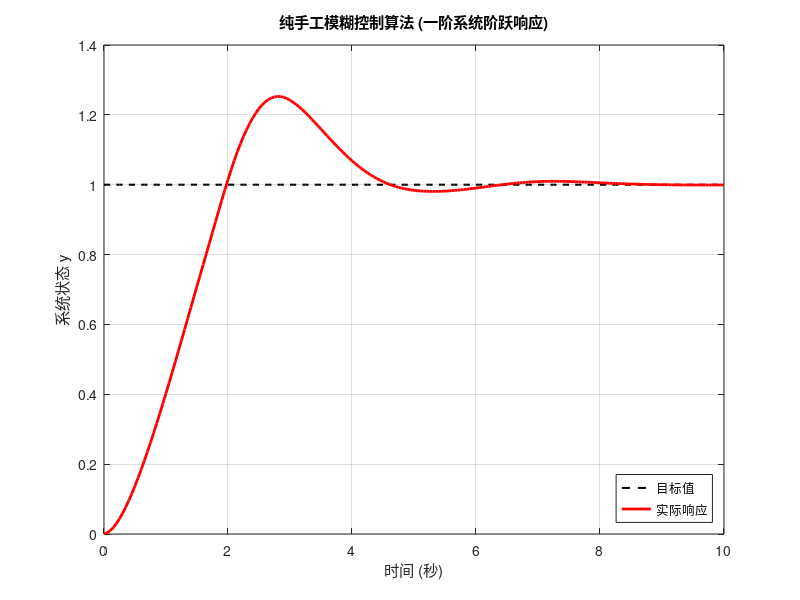

MATLAB code for this plot:
%% 纯手工打造：基础模糊控制算法揭秘 (控制一阶热水器)
clear; clc; close all;

%% 1. 基础物理系统设置
dt = 0.05; 
time = 0:dt:10; 
N = length(time);
y = zeros(1, N); % 实际水温
u = zeros(1, N); % 加热器输出功率
target = 1.0;    % 目标温度

% 缩放因子 (决定控制器的敏感度)
Ke = 2.0;   % 误差放大倍数
Kec = 1.0;  % 变化率放大倍数
Ku = 2.0;   % 输出火力放大倍数

%% 2. 核心控制循环
for k = 2:N
    % 获取当前的精确物理误差 (Crisp Inputs)
    e = target - y(k-1);
    ec = (e - (target - y(max(1, k-2)))) / dt;
    
    % 缩放并限制在 [-1, 1] 的模糊论域内
    E_fuz = max(-1, min(1, e * Ke));
    EC_fuz = max(-1, min(1, ec * Kec));
    
    % =========================================================
    % 【步骤一：模糊化 Fuzzification】
    % 把具体的数字翻译成 N(负), Z(零), P(正) 三个模糊集合的隶属度
    % 数学原理：使用 max(0, 1 - abs(输入值 - 中心点)) 来生成交叉的三角形
    % =========================================================
    % 1. 对误差 E 的感觉
    mu_E_N = max(0, 1 - abs(E_fuz - (-1))); % 觉得"太热(超温)"的程度
    mu_E_Z = max(0, 1 - abs(E_fuz - 0));    % 觉得"刚好"的程度
    mu_E_P = max(0, 1 - abs(E_fuz - 1));    % 觉得"太冷"的程度
    
    % 2. 对误差变化率 EC 的感觉
    mu_EC_N = max(0, 1 - abs(EC_fuz - (-1))); % 觉得"正在快速升温"的程度
    mu_EC_Z = max(0, 1 - abs(EC_fuz - 0));    % 觉得"温度没变"的程度
    mu_EC_P = max(0, 1 - abs(EC_fuz - 1));    % 觉得"正在降温"的程度
    
    % =========================================================
    % 【步骤二：模糊推理 Inference】
    % 查老司机经验表，并用 MIN 取小原则计算每条规则的"话语权 (权重 W)"
    % =========================================================
    num = 0; % 重心法的天平分子
    den = 0; % 重心法的天平分母 (总权重)
    
    % 规则 1: IF 太冷(E_P) AND 温度没变(EC_Z) THEN 输出加热(P = 1.0)
    w1 = min(mu_E_P, mu_EC_Z);
    num = num + w1 * 1.0;  den = den + w1;
    
    % 规则 2: IF 太冷(E_P) AND 正在快速升温(EC_N) THEN 输出保持(Z = 0) -> 提前防超调
    w2 = min(mu_E_P, mu_EC_N);
    num = num + w2 * 0;    den = den + w2;
    
    % 规则 3: IF 刚好(E_Z) AND 温度没变(EC_Z) THEN 输出保持(Z = 0) -> 稳态
    w3 = min(mu_E_Z, mu_EC_Z);
    num = num + w3 * 0;    den = den + w3;
    
    % 规则 4: IF 太热(E_N) AND 温度没变(EC_Z) THEN 输出降温(N = -1.0)
    w4 = min(mu_E_N, mu_EC_Z);
    num = num + w4 * (-1.0); den = den + w4;
    
    % 规则 5: IF 刚好(E_Z) AND 正在降温(EC_P) THEN 输出微加热(P = 1.0) -> 防掉温
    w5 = min(mu_E_Z, mu_EC_P);
    num = num + w5 * 1.0;  den = den + w5;
    
    % (注：为保持代码极简，这里仅列出5条核心规则。未触发的规则权重为0，不影响重心)
    
    % =========================================================
    % 【步骤三：解模糊 Defuzzification】
    % 使用重心法 (Center of Gravity) 算出确切的物理控制量
    % =========================================================
    if den == 0
        u_raw = 0; % 防御性编程：如果没有规则被触发
    else
        u_raw = num / den; % 加权平均
    end
    
    % 将模糊输出作为"火力变化量"，累加到上一次的火力上 (增量式：查到0，意思是保持当前火力不变！)
    u(k) = u(k-1) + u_raw * Ku * dt;
    
    % =========================================================
    % 将火力输入一阶系统物理模型 (tau * y' + y = u, 假设 tau=1.5)
    % =========================================================
    tau = 1.5;
    y(k) = y(k-1) + (u(k) - y(k-1)) / tau * dt;
    
end

%% 3. 绘图
figure('Name', 'Pure Fuzzy Control');
plot(time, target*ones(1,N), 'k--', 'LineWidth', 1.5); hold on;
plot(time, y, 'r-', 'LineWidth', 2);
title('纯手工模糊控制算法 (一阶系统阶跃响应)');
xlabel('时间 (秒)'); ylabel('系统状态 y');
grid on; legend('目标值', '实际响应', 'Location', 'SouthEast');
